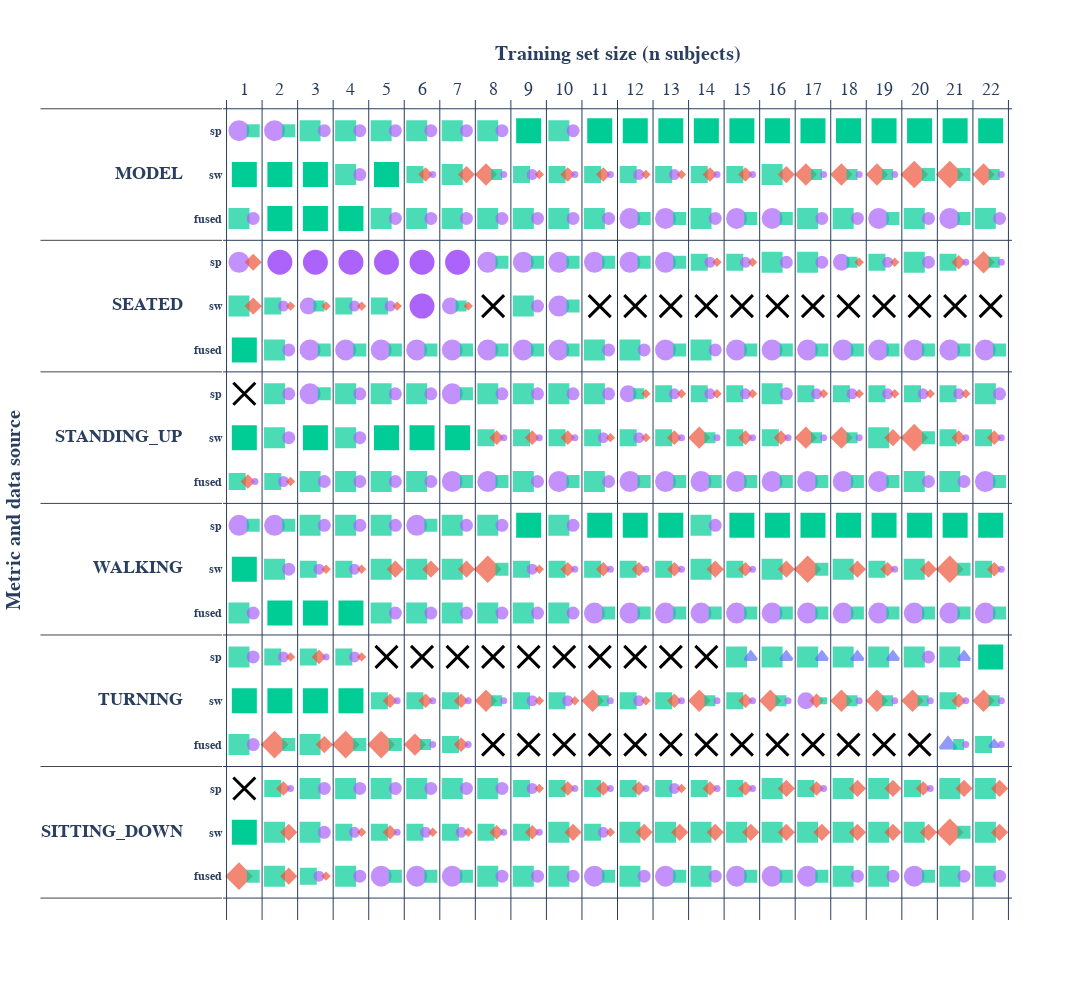

Notebook source saved alongside this figure:
### Markdown cell above
## Visual representation

The following figure summarises the previous tables. Each model is represented by a shape:

- **MLP**: blue **triangle**
- **CNN**: green **square**
- **LSTM**: red **diamond**
- **CNN-LSTM**: purple **circle**

In the figure, there is one or several of these icons for each metric and datasource and training set size (number of subjects). Here are the possible scenarios:

- A single icon: the model represented by the icon obtained the statistically best results.
- _N_ icons: the models represented by the _N_ icons obtained the statistically best results. The _N_ models are ordered by best absolute mean accuracy/F1-score from left to right.
- A cross: no significant differeces were observed among models.

### Code cell
sources_results = {
    TargetFilter.MODEL: models_overlall_tests, 
    TargetFilter.SEATED: models_seated_tests, 
    TargetFilter.STANDING_UP: models_standing_tests, 
    TargetFilter.WALKING: models_walking_tests, 
    TargetFilter.TURNING: models_turning_tests, 
    TargetFilter.SITTING_DOWN: models_sitting_tests
}

best_sources = obtain_best_items(sources_results, MODELS, SOURCES)
significance_sources = load_best_significant(SIGNIFICANCE_FILE)

best_models_fig = plot_visual_comparison(best_sources, significance_sources, MODELS, SOURCES, yaxis_conf={'title': 'data source', 'range': [18, -0.7]})
best_models_fig
